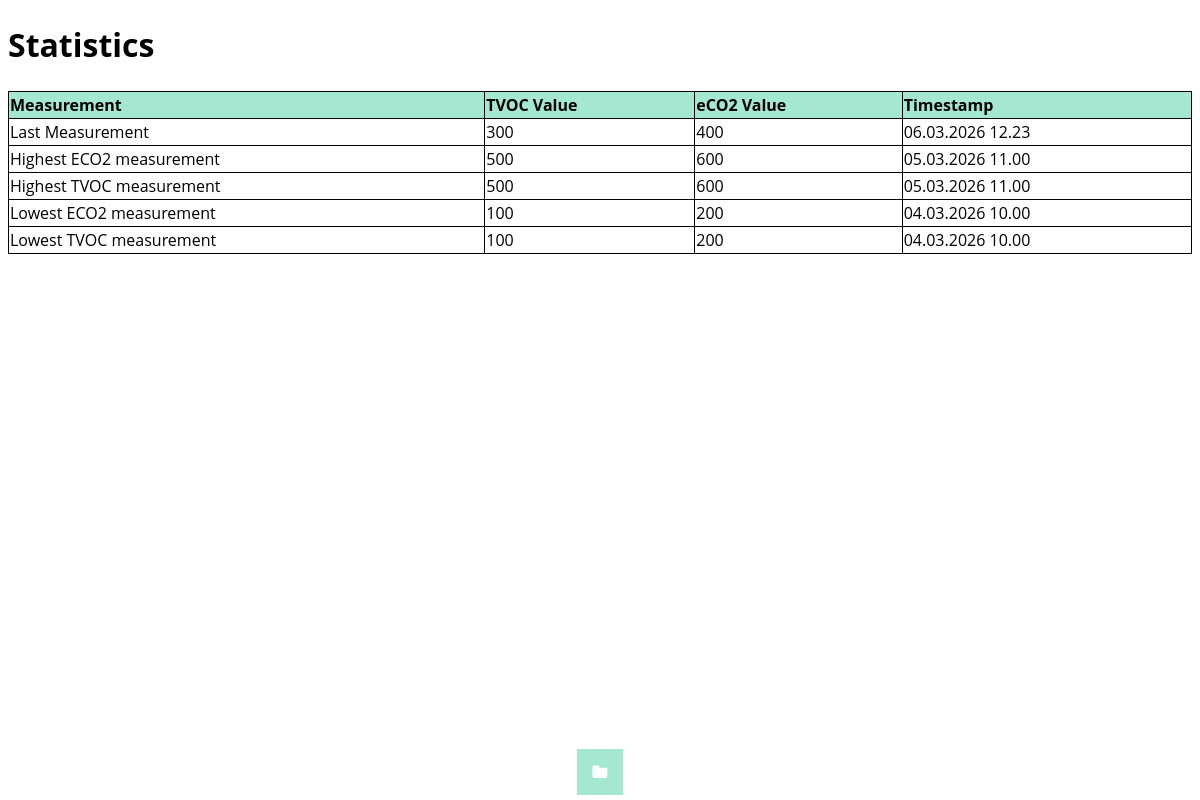
The page / on the database its author committed.
### tables this page shows
CREATE TABLE entries (
    id             INTEGER      PRIMARY KEY  AUTOINCREMENT,
    TVOC         TEXT         NOT NULL,
    eCO2        TEXT         NOT NULL,
    timestamp      DATETIME     NOT NULL
    );

### main.py (the view)
@app.route('/', methods=['GET'])
def index():
    last_measurement = database.get_last_measurement()
    highest_TVOC_measurement = database.get_highest_TVOC_measurement()
    highest_eCO2_measurement = database.get_highest_eCO2_measurement()
    lowest_TVOC_measurement = database.get_lowest_TVOC_measurement()
    lowest_eCO2_measurement = database.get_lowest_eCO2_measurement()
    return render_template('index.html', last_measurement=last_measurement, highest_TVOC_measurement=highest_TVOC_measurement,
                           highest_eCO2_measurement=highest_eCO2_measurement, lowest_TVOC_measurement=lowest_TVOC_measurement, lowest_eCO2_measurement=lowest_eCO2_measurement)

### database.py (called while the page is built)
def create_connection():
    conn = sqlite3.connect("measurements.db")
    conn.row_factory = sqlite3.Row  # Enable dictionary-like access to rows
    return conn

def get_last_measurement():
    conn = create_connection()
    cur = conn.cursor()
    cur.execute('SELECT * FROM entries ORDER BY timestamp DESC LIMIT 1')
    last_measurement = cur.fetchone()
    conn.close()
    return last_measurement

def get_highest_TVOC_measurement():
    conn = create_connection()
    cur = conn.cursor()
    cur.execute('SELECT * FROM entries ORDER BY TVOC DESC LIMIT 1')
    highest_TVOC_measurement = cur.fetchone()
    conn.close()
    return highest_TVOC_measurement

def get_highest_eCO2_measurement():
    conn = create_connection()
    cur = conn.cursor()
    cur.execute('SELECT * FROM entries ORDER BY eCO2 DESC LIMIT 1')
    highest_eCO2_measurement = cur.fetchone()
    conn.close()
    return highest_eCO2_measurement

def get_lowest_TVOC_measurement():
    conn = create_connection()
    cur = conn.cursor()
    cur.execute('SELECT * FROM entries ORDER BY TVOC ASC LIMIT 1')
    lowest_TVOC_measurement = cur.fetchone()
    conn.close()
    return lowest_TVOC_measurement

def get_lowest_eCO2_measurement():
    conn = create_connection()
    cur = conn.cursor()
    cur.execute('SELECT * FROM entries ORDER BY eCO2 ASC LIMIT 1')
    lowest_eCO2_measurement = cur.fetchone()
    conn.close()
    return lowest_eCO2_measurement

### templates/index.html (shortened to what this page needs)
<!DOCTYPE html>
<html lang="en">
	<head>
		<link rel="stylesheet" href="/static/style.css">
		<link rel="stylesheet" href="https://cdnjs.cloudflare.com/ajax/libs/font-awesome/4.7.0/css/font-awesome.min.css">
	</head>
	<body>
		<div class="statistics">
			<h1>Statistics</h1>
			<table>
				<tr>
					<th>Measurement</th>
					<th>TVOC Value</th>
					<th>eCO2 Value</th>
					<th>Timestamp</th>
				</tr>
				{% if last_measurement and highest_TVOC_measurement and lowest_TVOC_measurement  and highest_eCO2_measurement and lowest_eCO2_measurement %}
				<tr>
					<td>Last Measurement</td>
					<td>{{ last_measurement.TVOC }}</td>
					<td>{{ last_measurement.eCO2 }}</td>
					<td>{{ last_measurement.timestamp }}</td>
				</tr>
				<tr>
					<td>Highest ECO2 measurement</td>
					<td>{{ highest_eCO2_measurement.TVOC }}</td>
					<td>{{ highest_eCO2_measurement.eCO2 }}</td>
					<td>{{ highest_eCO2_measurement.timestamp }}</td>
				</tr>
				<tr>
					<td>Highest TVOC measurement</td>
					<td>{{ highest_TVOC_measurement.TVOC }}</td>
					<td>{{ highest_TVOC_measurement.eCO2 }}</td>
					<td>{{ highest_TVOC_measurement.timestamp }}</td>
				</tr>
				<tr>
					<td>Lowest ECO2 measurement</td>
					<td>{{ lowest_eCO2_measurement.TVOC }}</td>
					<td>{{ lowest_eCO2_measurement.eCO2 }}</td>
					<td>{{ lowest_eCO2_measurement.timestamp }}</td>
				</tr>
				<tr>
					<td>Lowest TVOC measurement</td>
					<td>{{ lowest_TVOC_measurement.TVOC }}</td>
					<td>{{ lowest_TVOC_measurement.eCO2 }}</td>
					<td>{{ lowest_TVOC_measurement.timestamp }}</td>
				</tr>
				{% endif %}
			</table>
		</div>
		<footer>
			<a href="{{ url_for('measurements_list') }}" class="btn">
				<i class="fa fa-folder"></i>
			</a>
		</footer>
	</body>
</html>

### static/style.css (style rules this page uses)
body { font-family: 'Open Sans', sans-serif; line-height: 1.5; }
table { display: table; border-spacing: 2px; border-collapse: separate; box-sizing: border-box; text-indent: 0; width: 100%; border-collapse: collapse; text-align: left; }
tr { border-bottom: 1px solid; }
th, td { border: 1px solid; }
th { background-color:rgb(165, 232, 209); }
.btn { align-items: center; background-color: rgb(165, 232, 209); border: none; color: white; padding: 12px 16px; font-size: 16px; cursor: pointer; }
footer { position: fixed; left: 0; bottom: 2dvh; width: 100%; color: black; text-align: center; }

### rows shown on the page
entries: TVOC "300", eCO2 "400", timestamp "06.03.2026 12.23"
entries: TVOC "500", eCO2 "600", timestamp "05.03.2026 11.00"
entries: TVOC "100", eCO2 "200", timestamp "04.03.2026 10.00"
